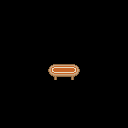

Below is a game level as drawn by its tile map, then a one-line description and the .tmx that defines it (tile-layer data replaced by summaries):
An orthogonal 8x8 tile map with 16x16 px tiles, 1 tile layer (Tile Layer 1).

<map version="1.10" tiledversion="1.11.2" orientation="orthogonal" renderorder="right-down" width="8" height="8" tilewidth="16" tileheight="16" infinite="0" nextlayerid="2" nextobjectid="1">
 <tileset firstgid="1" source="rogue-like-indoors.tsx" />
 <layer id="1" name="Tile Layer 1" width="8" height="8">
  <data>[64 cells, 2 non-empty, 2 distinct tile ids]</data>
 </layer>
</map>
